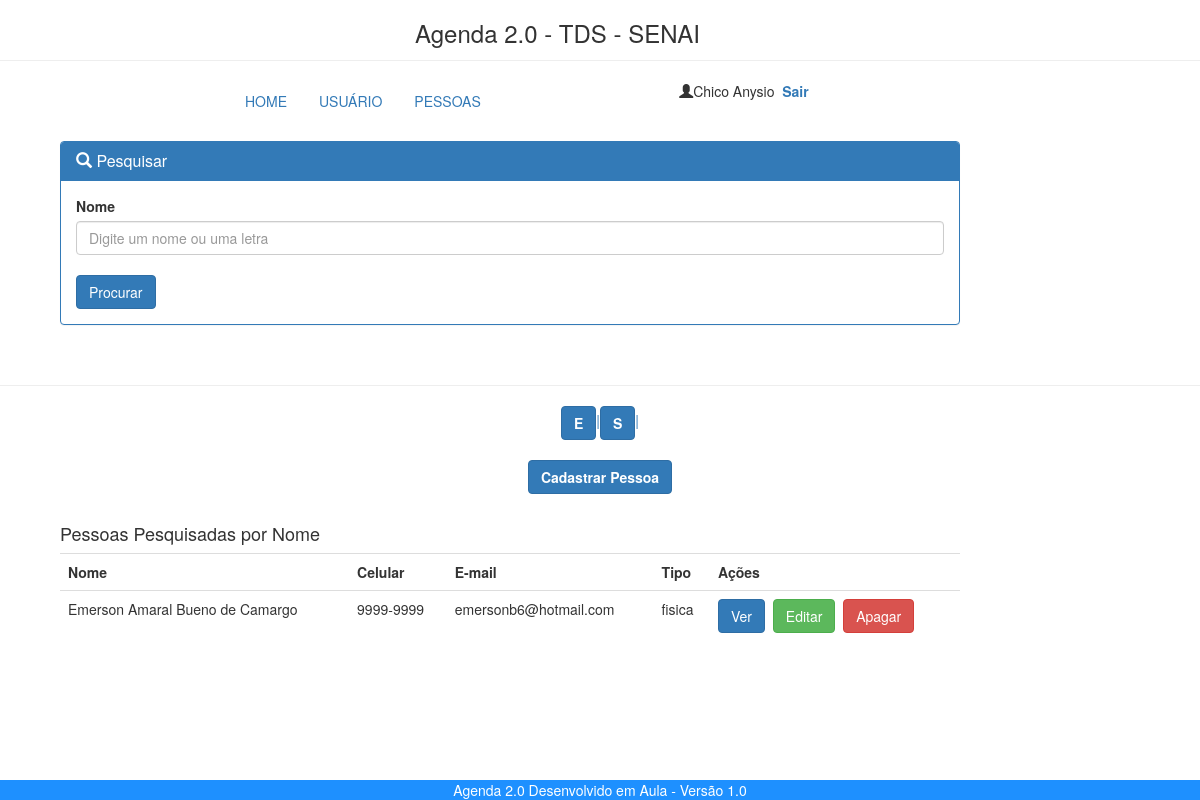
The app's page /procura2.php?inicial=E (signed in) with its own data.
### tables this page shows
CREATE TABLE `pessoa` (
  `id` int(11) NOT NULL,
  `tipo` varchar(10) NOT NULL,
  `nome` varchar(100) NOT NULL,
  `endereco` varchar(100) NOT NULL,
  `cidade` varchar(85) NOT NULL,
  `estado` varchar(2) NOT NULL,
  `celular` varchar(15) NOT NULL,
  `email` varchar(85) NOT NULL,
  `datanascimento` date NOT NULL,
  `profissao` varchar(85) NOT NULL
);

### procura2.php (the view, shortened to what this page needs)
<!DOCTYPE HTML>
<html>
    <head>
        <link rel="stylesheet" href="https://maxcdn.bootstrapcdn.com/bootstrap/3.3.7/css/bootstrap.min.css"/>
    </head>
    <body>
        <header>
        <div class="col-md-4 col-md-offset-4"><h3>Agenda 2.0 - TDS - SENAI</h3></div>
        <br/><br/>
        </header>
        <nav>
        <hr/>
        <div class="col-xs-8 col-xs-offset-2">
            <div class="col-xs-6 col-xs-offset-0">
            <?php
                include("menu.php");
            ?>
           </div>
           <div class="col-xs-4 col-xs-offset-1">
           <?php
                echo "<span class='glyphicon glyphicon-user' aria-hidden='true'></span>";
                echo $_SESSION["user"];
                echo "<a href='sair.php' style='text-decoration: none; font-weight: bold;'>&nbsp;&nbsp;Sair</a>";
            ?>
            </div>
        </div>
        <br/>
        </nav>
        <section>
        <br/><br/>
        <div style="width: 85%; padding-left:5%; padding-right:5%;">
        <div class="panel panel-primary">
            <div class="panel-heading"><h3 class="panel-title"><span class="glyphicon glyphicon-search" aria-hidden="true"></span>&nbsp;Pesquisar</h3></div>
                <div class="panel-body">
                    <form name="procura" id="procura" action="procura.php" method="post">
                    <label>Nome</label>
                    <input type="text" name="procura" placeholder="Digite um nome ou uma letra" maxlength="30" autofocus required="required" class="form-control" />
                    <br/>
                    <input type="submit" value="Procurar" class="btn btn-primary" />
                    </form>
                </div>
        </div>
        </div>
        <br/>
        <hr/>
        <div align="center">
            <?php
                include("conecta.php");
                $letra = mysqli_query($conn, "SELECT DISTINCT LEFT(nome, 1) AS letra from pessoa ORDER BY letra");
                while($letras = mysqli_fetch_array($letra)){
                    $inicial = strtoupper($letras['letra']);
                    echo "<a href='procura2.php?inicial=$inicial'><button type='submit' class='btn btn-primary' value='".$inicial."' name='letra' ><b>".$inicial."</b></button>|</a>";
                }
            ?>
        </div>
        <br/>
        <center><a href="cadpessoa.php"><button class="btn btn-primary"><b>Cadastrar Pessoa</b></button></a></center>
        <br/>
        <div style="width: 85%; padding-left:5%; padding-right:5%;">
        <?php
            include("conecta.php");
            echo "<h4>Pessoas Pesquisadas por Nome</h4>";
            $nome2 = $_GET['inicial'];
            $sql = mysqli_query($conn, "SELECT * FROM pessoa WHERE nome LIKE '".$nome2."%'");
            echo "<table class='table table-hover'>";
            echo "<tr>";
                echo "<th>Nome</th>";
                echo "<th>Celular</th>";
                echo "<th>E-mail</th>";
                echo "<th>Tipo</th>";
                echo "<th>Ações</th>";
            echo "</tr>";
            while($pessoa = mysqli_fetch_array($sql)){
            echo "<tr>";
                $id = $pessoa['id'];
                echo "<td>".$pessoa['nome']."</td>";
                echo "<td>".$pessoa['celular']."</td>";
                echo "<td>".$pessoa['email']."</td>";
                echo "<td>".$pessoa['tipo']."</td>";
                echo "<td><a href='verpessoa.php?id=$id'><button type='submit' class='btn btn-primary'>Ver</button></a>&nbsp;&nbsp;<a href='editarpessoa.php?id=$id'><button type='submit' class='btn btn-success'>Editar</button></a>&nbsp;&nbsp;<a href='apagapessoa.php?id=$id'><button type='submit' class='btn btn-danger'>Apagar</button></a></td>";
            echo "</tr>";
            }
        ?>
        </div>
        </section>
        <footer>
        <div style="position: fixed; left: 0; bottom: 0; width: 100%; background-color: DodgerBlue; color: white; text-align: center;">Agenda 2.0 Desenvolvido em Aula - Versão 1.0</div>
        </footer>
    </body>
</html>

### records on screen
pessoa: nome "Emerson Amaral Bueno de Camargo", celular "9999-9999", email "emersonb6@hotmail.com", tipo "fisica"

### other values on screen
$_SESSION["user"] "Chico Anysio"
$inicial "E"
$inicial "S"
